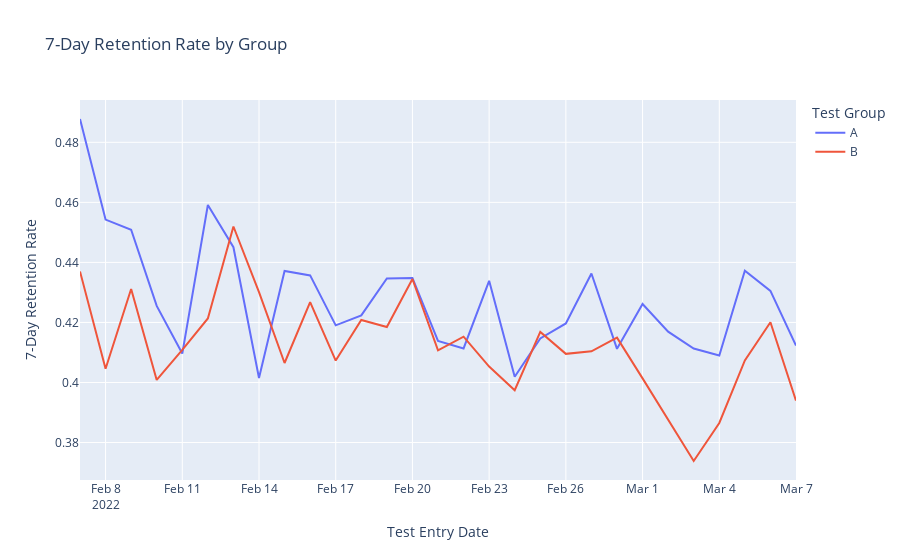

Notebook code for this chart:
### Code cell
# Query for 7-day retention
retention_query_7day = """
WITH test_entries AS (
  SELECT
    user_id,
    group_id,
    DATE(test_entry_timestamp) AS entry_date
  FROM `casedreamgames.case_db.q2_table_ab_test_enter`
),
seven_day_sessions AS (
  SELECT DISTINCT
    user_id,
    DATE(event_timestamp) AS session_date
  FROM `casedreamgames.case_db.q2_table_ab_test_session`
)
SELECT
  te.entry_date,
  te.group_id,
  COUNT(DISTINCT te.user_id) AS total_users,
  COUNT(DISTINCT CASE 
                   WHEN seven_day_sessions.session_date = DATE_ADD(te.entry_date, INTERVAL 7 DAY) 
                   THEN te.user_id 
                 END) AS retained_users,
  COUNT(DISTINCT CASE 
                   WHEN seven_day_sessions.session_date = DATE_ADD(te.entry_date, INTERVAL 7 DAY) 
                   THEN te.user_id 
                 END) * 1.0 / COUNT(DISTINCT te.user_id) AS retention_rate
FROM test_entries te
LEFT JOIN seven_day_sessions
  ON te.user_id = seven_day_sessions.user_id 
GROUP BY te.entry_date, te.group_id
ORDER BY te.entry_date, te.group_id;
"""

# Run the query and load into a DataFrame
df_retention_7day = client.query(retention_query_7day).result().to_dataframe()

# Plot the 7-day retention rate by test group over time using Plotly
import plotly.express as px

fig_7day = px.line(
    df_retention_7day,
    x='entry_date',
    y='retention_rate',
    color='group_id',
    title='7-Day Retention Rate by Group',
    labels={
        "entry_date": "Test Entry Date",
        "retention_rate": "7-Day Retention Rate",
        "group_id": "Test Group"
    }
)
fig_7day.show()

print("7-Day Retention Rate by Group: Descriptive Statistics")
print(df_retention_7day.groupby('group_id')['retention_rate'].describe())

### Figure 1 — Plotly figure (JSON) as saved in the notebook; plotly's stock layout.template omitted (floating-point values rounded to 4 significant figures)
{"data": [{"hovertemplate": "Test Group=A<br>Test Entry Date=%{x}<br>7-Day Retention Rate=%{y}<extra></extra>", "legendgroup": "A", "line": {"color": "#636efa", "dash": "solid"}, "marker": {"symbol": "circle"}, "mode": "lines", "name": "A", "orientation": "v", "showlegend": true, "type": "scatter", "x": ["2022-02-07", "2022-02-08", "2022-02-09", "2022-02-10", "2022-02-11", "2022-02-12", "2022-02-13", "2022-02-14", "2022-02-15", "2022-02-16", "2022-02-17", "2022-02-18", "2022-02-19", "2022-02-20", "2022-02-21", "2022-02-22", "2022-02-23", "2022-02-24", "2022-02-25", "2022-02-26", "2022-02-27", "2022-02-28", "2022-03-01", "2022-03-02", "2022-03-03", "2022-03-04", "2022-03-05", "2022-03-06", "2022-03-07"], "xaxis": "x", "y": [0.4878, 0.4543, 0.4509, 0.4255, 0.4096, 0.4591, 0.4451, 0.4015, 0.4371, 0.4357, 0.419, 0.4224, 0.4347, 0.4348, 0.4138, 0.4113, 0.4339, 0.4019, 0.4147, 0.4197, 0.4363, 0.4112, 0.4261, 0.4169, 0.4113, 0.409, 0.4372, 0.4305, 0.4123], "yaxis": "y"}, {"hovertemplate": "Test Group=B<br>Test Entry Date=%{x}<br>7-Day Retention Rate=%{y}<extra></extra>", "legendgroup": "B", "line": {"color": "#EF553B", "dash": "solid"}, "marker": {"symbol": "circle"}, "mode": "lines", "name": "B", "orientation": "v", "showlegend": true, "type": "scatter", "x": ["2022-02-07", "2022-02-08", "2022-02-09", "2022-02-10", "2022-02-11", "2022-02-12", "2022-02-13", "2022-02-14", "2022-02-15", "2022-02-16", "2022-02-17", "2022-02-18", "2022-02-19", "2022-02-20", "2022-02-21", "2022-02-22", "2022-02-23", "2022-02-24", "2022-02-25", "2022-02-26", "2022-02-27", "2022-02-28", "2022-03-01", "2022-03-02", "2022-03-03", "2022-03-04", "2022-03-05", "2022-03-06", "2022-03-07"], "xaxis": "x", "y": [0.437, 0.4046, 0.4311, 0.4008, 0.4108, 0.4213, 0.452, 0.4301, 0.4065, 0.4267, 0.4073, 0.4208, 0.4185, 0.4345, 0.4107, 0.4152, 0.4053, 0.3974, 0.4168, 0.4095, 0.4104, 0.4149, 0.4014, 0.3878, 0.3738, 0.3865, 0.4073, 0.42, 0.394], "yaxis": "y"}], "layout": {"legend": {"title": {"text": "Test Group"}, "tracegroupgap": 0}, "title": {"text": "7-Day Retention Rate by Group"}, "xaxis": {"anchor": "y", "domain": [0, 1], "title": {"text": "Test Entry Date"}}, "yaxis": {"anchor": "x", "domain": [0, 1], "title": {"text": "7-Day Retention Rate"}}}}
